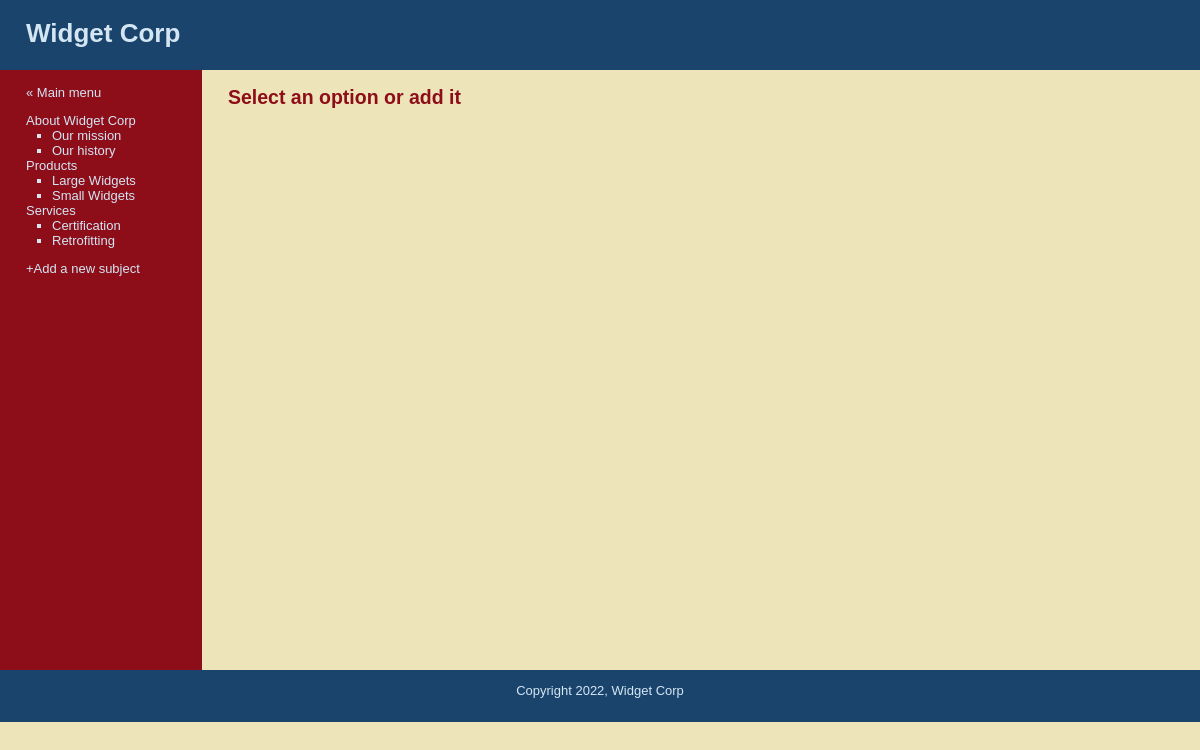
/manage_content.php, run on the app's committed database.
### tables this page shows
CREATE TABLE `subjects` (
  `id` int(11) NOT NULL,
  `menu_name` varchar(30) NOT NULL,
  `position` int(3) NOT NULL,
  `visible` tinyint(1) NOT NULL
);

CREATE TABLE `pages` (
  `id` int(11) NOT NULL,
  `subject_id` int(11) NOT NULL,
  `menu_name` varchar(30) NOT NULL,
  `position` int(3) NOT NULL,
  `visible` tinyint(1) NOT NULL,
  `content` text DEFAULT NULL
);

### includes/functions.php (the view, shortened to what this page needs)
<?php require_once("../includes/db_connection.php"); ?>
<?php
	function find_all_subjects($public=true) {
		global $connection;
		$query  = "SELECT * ";
		$query .= "FROM subjects ";
		$query .= "ORDER BY position ASC";
		$subject_set = mysqli_query($connection, $query);
		return $subject_set;
	}
    function navigation_c($sel_subj,$sel_page)
	{   global $connection;
		echo "<ul class=\"subjects\">";
		$subject_set=find_all_subjects(false);
		while($subject=mysqli_fetch_assoc($subject_set))
		{
		echo "<li ";
		if($sel_subj==$subject["id"])
		{
			echo "class=\"selected\"";
		}
		echo"><a href=\"manage_content.php?subj=".urlencode($subject["id"])."\">".$subject["menu_name"]."</a>"."</li>";
		$page_set=mysqli_query($connection,"SELECT * FROM pages WHERE subject_id={$subject["id"]} ORDER BY position");
		echo "<ul class=\"pages\">";
		while($page=mysqli_fetch_assoc($page_set))
		{
			echo "<li ";
			if($sel_page==$page["id"])
			{
			echo "class=\"selected\"";
			}
			echo "><a href=\"manage_content.php?page=".urlencode($page["id"])."\">".$page["menu_name"]."</li>";
		}
		echo "</ul>";
		}
	echo "</ul>";
	}
?>

### public/stylesheets/public.css (style rules this page uses)
html { height: 100%; width: 100%; }
body { width: 100%; height: 100%; margin: 0; padding: 0; border: 0; font-family: Verdana, Arial, Helvetica, sans-serif; font-size: 13px; line-height: 15px; background: #EEE4B9; }
a { color: #8D0D19; }
#navigation a { color: #D4E6F4; text-decoration: none; }
ul.subjects { margin: 1em 0; padding-left: 0; list-style: none; }
ul.pages { padding-left: 2em; list-style: square; font-weight: normal; }

### data on the page
subjects: menu_name "About Widget Corp"
pages: menu_name "Our mission"
pages: menu_name "Our history"
subjects: menu_name "Products"
pages: menu_name "Large Widgets"
pages: menu_name "Small Widgets"
subjects: menu_name "Services"
pages: menu_name "Certification"
pages: menu_name "Retrofitting"
